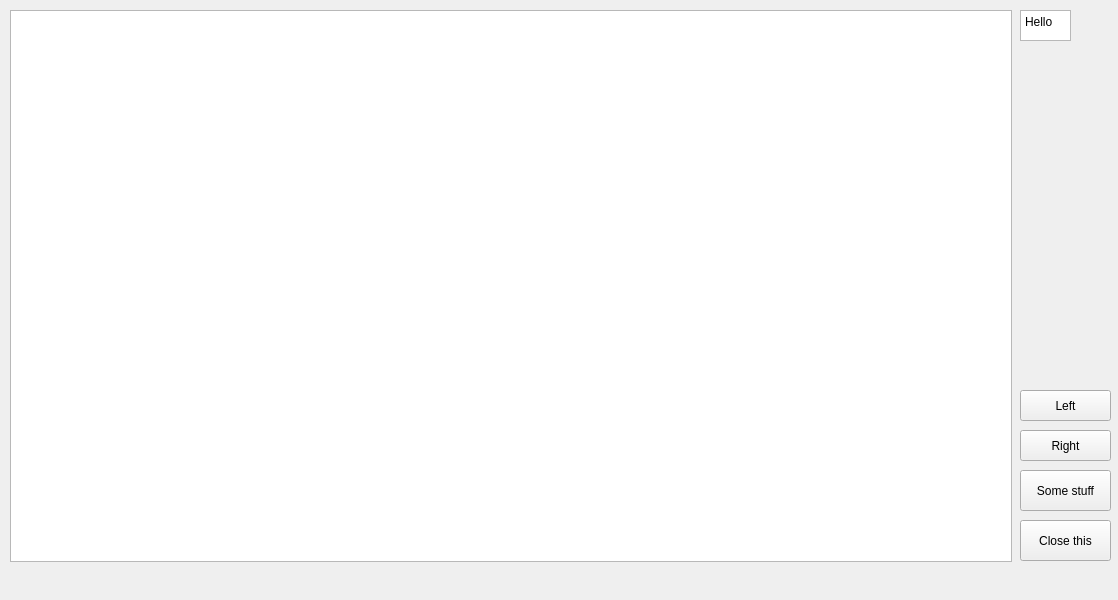
<?xml version="1.0" encoding="UTF-8"?>
<ui version="4.0">
 <class>MainWindow</class>
 <widget class="QMainWindow" name="MainWindow">
  <property name="geometry">
   <rect>
    <x>0</x>
    <y>0</y>
    <width>1118</width>
    <height>600</height>
   </rect>
  </property>
  <property name="windowTitle">
   <string>MainWindow</string>
  </property>
  <widget class="QWidget" name="centralwidget">
   <widget class="QPushButton" name="pushButton">
    <property name="geometry">
     <rect>
      <x>1020</x>
      <y>520</y>
      <width>91</width>
      <height>41</height>
     </rect>
    </property>
    <property name="text">
     <string>Close this</string>
    </property>
   </widget>
   <widget class="QTextEdit" name="textEdit">
    <property name="geometry">
     <rect>
      <x>1020</x>
      <y>10</y>
      <width>51</width>
      <height>31</height>
     </rect>
    </property>
    <property name="html">
     <string>&lt;!DOCTYPE HTML PUBLIC &quot;-//W3C//DTD HTML 4.0//EN&quot; &quot;http://www.w3.org/TR/REC-html40/strict.dtd&quot;&gt;
&lt;html&gt;&lt;head&gt;&lt;meta name=&quot;qrichtext&quot; content=&quot;1&quot; /&gt;&lt;meta charset=&quot;utf-8&quot; /&gt;&lt;style type=&quot;text/css&quot;&gt;
p, li { white-space: pre-wrap; }
hr { height: 1px; border-width: 0; }
li.unchecked::marker { content: &quot;\2610&quot;; }
li.checked::marker { content: &quot;\2612&quot;; }
&lt;/style&gt;&lt;/head&gt;&lt;body style=&quot; font-family:'Segoe UI'; font-size:9pt; font-weight:400; font-style:normal;&quot;&gt;
&lt;p style=&quot; margin-top:0px; margin-bottom:0px; margin-left:0px; margin-right:0px; -qt-block-indent:0; text-indent:0px;&quot;&gt;Hello&lt;/p&gt;&lt;/body&gt;&lt;/html&gt;</string>
    </property>
   </widget>
   <widget class="QPushButton" name="pushButton_2">
    <property name="geometry">
     <rect>
      <x>1020</x>
      <y>470</y>
      <width>91</width>
      <height>41</height>
     </rect>
    </property>
    <property name="text">
     <string>Some stuff</string>
    </property>
   </widget>
   <widget class="QGraphicsView" name="graphicsView">
    <property name="geometry">
     <rect>
      <x>10</x>
      <y>10</y>
      <width>1002</width>
      <height>552</height>
     </rect>
    </property>
    <property name="minimumSize">
     <size>
      <width>250</width>
      <height>250</height>
     </size>
    </property>
   </widget>
   <widget class="QPushButton" name="pushButton_3">
    <property name="geometry">
     <rect>
      <x>1020</x>
      <y>430</y>
      <width>91</width>
      <height>31</height>
     </rect>
    </property>
    <property name="text">
     <string>Right</string>
    </property>
   </widget>
   <widget class="QPushButton" name="pushButton_4">
    <property name="geometry">
     <rect>
      <x>1020</x>
      <y>390</y>
      <width>91</width>
      <height>31</height>
     </rect>
    </property>
    <property name="text">
     <string>Left</string>
    </property>
   </widget>
  </widget>
  <widget class="QMenuBar" name="menubar">
   <property name="geometry">
    <rect>
     <x>0</x>
     <y>0</y>
     <width>1118</width>
     <height>26</height>
    </rect>
   </property>
  </widget>
 </widget>
 <resources/>
 <connections>
  <connection>
   <sender>pushButton</sender>
   <signal>clicked()</signal>
   <receiver>MainWindow</receiver>
   <slot>close()</slot>
   <hints>
    <hint type="sourcelabel">
     <x>658</x>
     <y>521</y>
    </hint>
    <hint type="destinationlabel">
     <x>728</x>
     <y>474</y>
    </hint>
   </hints>
  </connection>
 </connections>
</ui>
